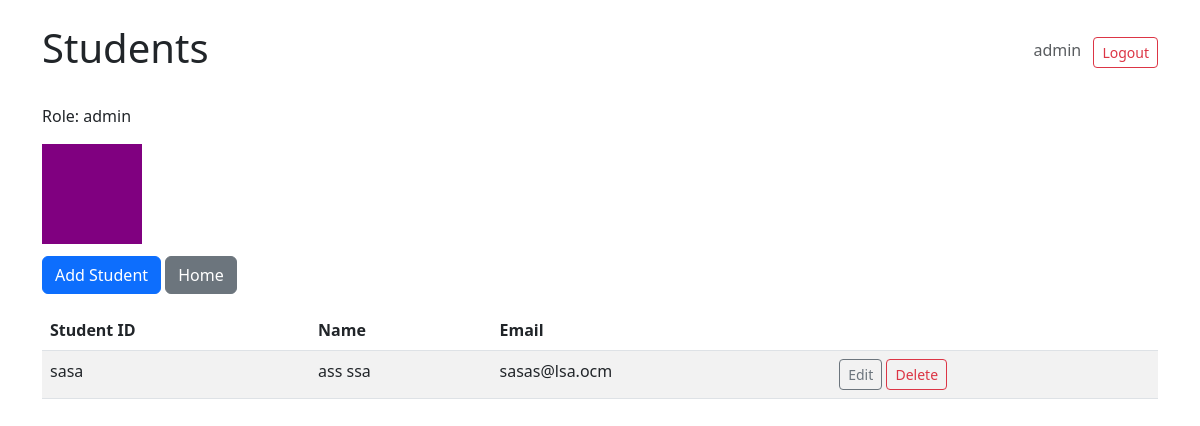
The app's page /students/ (signed in), older data.
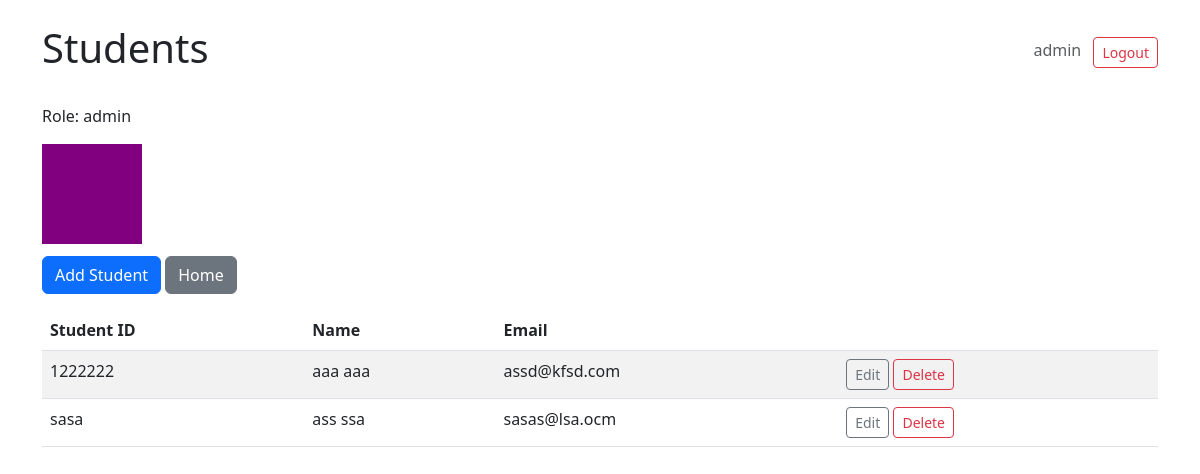
The same page, newer data.
### attendance_records/models.py (models this page shows, shortened)
class Student(models.Model):
    first_name = models.CharField(max_length=100)
    last_name = models.CharField(max_length=100)
    student_id = models.CharField(max_length=30, unique=True)
    email = models.EmailField(blank=True)
    created_at = models.DateTimeField(auto_now_add=True)
    class Meta:
        ordering = ['last_name', 'first_name']

### attendance_records/views.py (the view)
# urls.py: path('students/', views.StudentListView.as_view(), name='students_list'),
@method_decorator(login_required(login_url='attendance_records:login'), name='dispatch')
class StudentListView(RoleContextMixin, generic.ListView):
    model = Student
    template_name = 'attendance_records/student_list.html'
    context_object_name = 'students'

### attendance_records/views.py (called while the page is built)
    def get_context_data(self, **kwargs):
        context = super().get_context_data(**kwargs)
        context['user_role'] = getattr(self.request, 'user_role', 'anonymous')
        return context

### attendance_records/templates/attendance_records/student_list.html (shortened to what this page needs)
{% extends 'attendance_records/base.html' %}
{% block heading %}Students{% endblock %}
{% block content %}
  <div class="mb-3">Role: {{ user_role }}</div>
  {% if user_role == 'student' %}
    <div style="width:100px;height:100px;background:blue;margin-bottom:12px;"></div>
  {% elif user_role == 'tutor' %}
    <div style="width:100px;height:100px;background:red;margin-bottom:12px;"></div>
  {% elif user_role == 'admin' %}
    <div style="width:100px;height:100px;background:purple;margin-bottom:12px;"></div>
  {% endif %}
  <p><a class="btn btn-primary" href="{% url 'attendance_records:students_add' %}">Add Student</a>
     <a class="btn btn-secondary" href="{% url 'attendance_records:index' %}">Home</a>
  </p>
  <table class="table table-striped">
    <thead>
      <tr>
        <th>Student ID</th>
        <th>Name</th>
        <th>Email</th>
        <th></th>
      </tr>
    </thead>
    <tbody>
    {% for s in students %}
      <tr>
        <td>{{ s.student_id }}</td>
        <td>{{ s.first_name }} {{ s.last_name }}</td>
        <td>{{ s.email }}</td>
        <td>
          <a class="btn btn-sm btn-outline-secondary" href="{% url 'attendance_records:students_edit' s.pk %}">Edit</a>
          <a class="btn btn-sm btn-outline-danger" href="{% url 'attendance_records:students_delete' s.pk %}">Delete</a>
        </td>
      </tr>
    {% empty %}
      <tr><td colspan="4">No students yet.</td></tr>
    {% endfor %}
    </tbody>
  </table>
{% endblock %}

Row changes from the older to the newer data that the page shows:
added Student: student_id "1222222", first_name "aaa", last_name "aaa", email "assd@kfsd.com"
